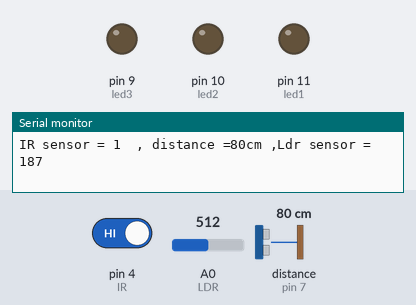
A sketch run on a simulated Arduino Uno, built with avr-gcc and run on an emulated ATmega328P. Parts: output pins drawn as LEDs (lit = HIGH), the last lines printed to the serial monitor. Wiring (inferred from the names in the program): ultrasonic range finder: trigger pin 6; echo pin 7. The test bench sets the inputs (shaded band); at power-on: A0 (LDR) = 512, distance to the obstacle (sensor on pin 7) 80 cm, pin 4 (IR) HIGH. The echo pulse lasts 58.3 µs per cm; pins used as bus, display or sensor lines are not drawn.

Above: at 1.2 s.
1.3 s: A0 (LDR) set to 428
4.3 s: A0 (LDR) set to 400
At 5.3 s:
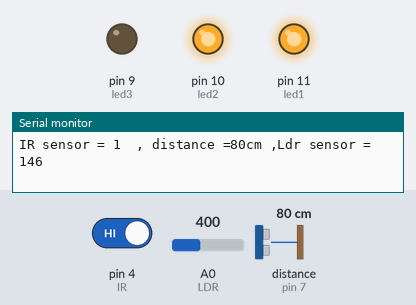
5.8 s: distance to the obstacle (sensor on pin 7) set to 18 cm
8.8 s: distance to the obstacle (sensor on pin 7) set to 14 cm
At 9.8 s:
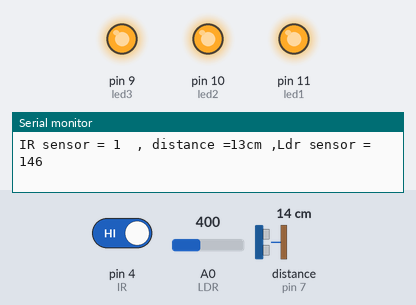
10.4 s: pin 4 (IR) driven LOW
At 11.1 s:
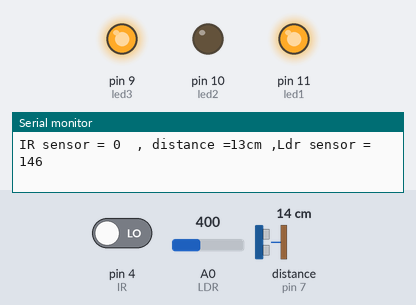
11.9 s: distance to the obstacle (sensor on pin 7) set to 120 cm
At 12.5 s:
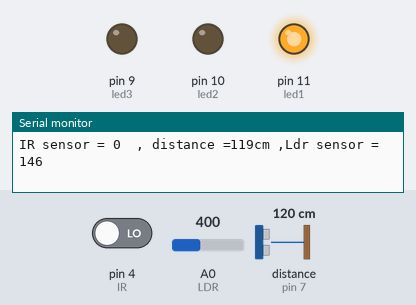
Timing chart, 0 to 14.4 s (numbered marks = the images above; inputs shaded):
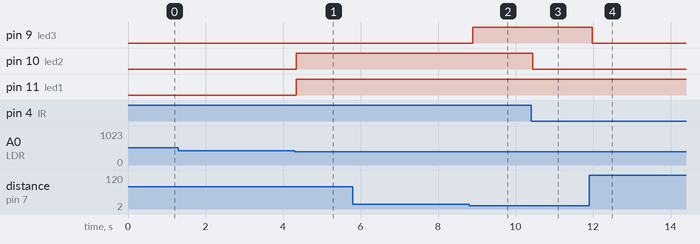

Measured:
- the behaviour switches between 412 and 411 on A0 (LDR) (found by bisection; images 0 and 1)
- the behaviour switches between 16 and 15 cm on distance to the obstacle (sensor on pin 7) (found by bisection; images 1 and 2)
- after the input at 4.3 s, pin 10 (led2), pin 11 (led1): LOW → HIGH at once
- after the input at 8.8 s, pin 9 (led3): LOW → HIGH after 0.10 s
- after the input at 10.4 s, pin 10 (led2): HIGH → LOW at once
- after the input at 11.9 s, pin 9 (led3): HIGH → LOW after 0.08 s

The sketch:

IOT_2.ino
```cpp
//tig 6
//echo 7


//a0 ---ldr
//a1---ir
//.....................leds PIN define.................
#define led1 11
#define led2 10
#define led3 9


//.....................sensors PIN var define.................
int LDR=A0;
int IR=4;

//.......................storing varables.................
int irvalue=0;
int ldrvalue=0;
long distvalue=0;


//.....................sensors ultrasonic PIN var define.................

int trigPin = 6;    // Trigger
int echoPin = 7;    // Echo


long duration, cm, inches;      //var


//..................................INITAL OR STATUP SECTION...........................
void setup() {

  Serial.begin (9600);  //for seial and debiging purpose

  //......................pin defines...............
  pinMode(trigPin, OUTPUT);
  pinMode(echoPin, INPUT);

  pinMode(LDR,INPUT);
  pinMode(IR, INPUT);

  pinMode(led1, OUTPUT);
  pinMode(led2, OUTPUT);
  pinMode(led3, OUTPUT);


}
//...................................................................................


//.......................................CHECKING LOOP .................................
void loop() {

  //delay(100 );
distvalue= distance();      //DISTANCE FUN CALL
ldrvalue= ldr();            //LDR FUNCTION CALL
irvalue=ir();               //IR FUNCTION CALL

//ldr on led1 on

//...................................DESGION MAKING PART.....................


//**************************LDR OPEN**************************************
if(ldrvalue>150)
  {digitalWrite(led1, 0);}
else
  {digitalWrite(led1, 1);


        //**************************IR
      if(irvalue>0)
        {digitalWrite(led2, 1);}
      else
        {digitalWrite(led2,0);}


      //**************************DISTANCE
      if(distvalue<15)
        {digitalWrite(led3, 1);}
      else
        {digitalWrite(led3, 0);}

    }
//**************************LDR CLOSE**************************************


  //Serial.print();


}
//.........................................LOOP CLOSE...............................


//...........................................
int ir(){

   int IRVal=0;
   IRVal = digitalRead(IR);
   Serial.print("IR sensor = ");
   Serial.print(IRVal);


   return(IRVal);
}
//.............................................


int ldr(){

    int LDRVal=0;
    LDRVal= analogRead(LDR);
    LDRVal = map(LDRVal, 700, 0, 255,0);
    Serial.print("Ldr sensor = ");
    Serial.println(LDRVal);
  return(LDRVal);
}


long distance(){

 digitalWrite(trigPin, LOW);
  delayMicroseconds(5);
  digitalWrite(trigPin, HIGH);
  delayMicroseconds(10);
  digitalWrite(trigPin, LOW);

  // Read the signal from the sensor: a HIGH pulse whose
  // duration is the time (in microseconds) from the sending
  // of the ping to the reception of its echo off of an object.
  pinMode(echoPin, INPUT);
  duration = pulseIn(echoPin, HIGH);

  // Convert the time into a distance
  cm = (duration/2) / 29.1;     // Divide by 29.1 or multiply by 0.0343
  //inches = (duration/2) / 74;   // Divide by 74 or multiply by 0.0135

  //Serial.print(inches);
 // Serial.print("in, ");
  Serial.print("  , distance =");
  Serial.print(cm);
  Serial.print("cm ,");

  return(cm);
delay(1);
  }
```
